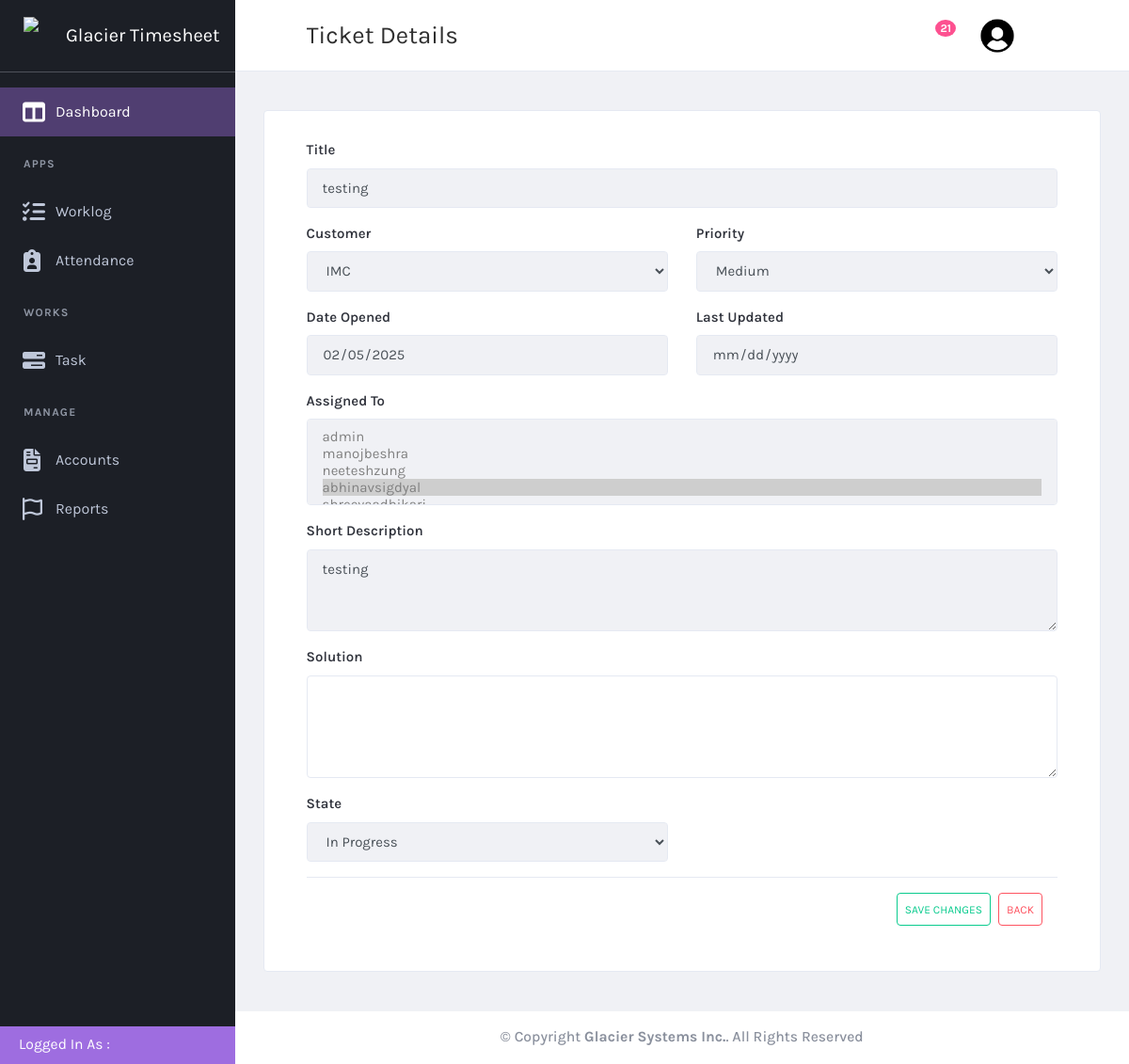
/task/taskdetails/40, run on the app's committed database.
### task/models.py (models this page shows, shortened)
class ticket(models.Model):
    ticket_id = models.CharField(max_length = 200, null = False)
    ticket_title = models.CharField(max_length=200, null=False)
    customer = models.ForeignKey(customer, on_delete=models.CASCADE, null=True)
    ticket_type = models.ForeignKey(ticket_type, on_delete=models.CASCADE, null=True)
    date_opened = models.DateField(null=True)
    priority = models.ForeignKey(priority_type, on_delete=models.CASCADE, null = True)
    assigned_to = models.ManyToManyField(User, related_name="assigned_tickets")  # Allow multiple users
    last_updated = models.DateTimeField(null=True)
    last_updated_by = models.ForeignKey(User, on_delete=models.CASCADE, null = True, related_name="last_updated_by")
    state = models.ForeignKey(state, on_delete=models.CASCADE, null=True)
    short_description = models.CharField(max_length=200, null=True)
    closed_date = models.DateField(null=True)
    solution = models.TextField(max_length=500, default="")

class priority_type(models.Model):
   priority_name = models.CharField(max_length=100)

class state(models.Model):
   state_name = models.CharField(max_length=100, null = True)

### customer/models.py (models this page shows, shortened)
class customer(models.Model):
  name = models.CharField(max_length=100, null = True)
  city = models.CharField(max_length=100, null = True)
  state = models.CharField(max_length=100, null = True)
  zipcode = models.CharField(max_length=100, null = True)
  street1 = models.CharField(max_length=100, null = True)
  street2 = models.CharField(max_length=100, null = True)
  phone = models.CharField(max_length=100, null = True)
  contract_hr = models.IntegerField(null = True)
  create_date = models.DateField(null = True)
  status = models.ForeignKey(customer_status, on_delete= models.SET_NULL, null=True)

### task/views.py (the view)
# urls.py: path('taskdetails/<int:ticket_id>',views.taskdetails, name='taskdetails'),
def taskdetails(request, ticket_id):
    ticket_instance = get_object_or_404(ticket, pk=ticket_id)
    if request.method == 'POST':
        form = TicketForm(request.POST, instance=ticket_instance)
        if form.is_valid():
            form.save()
            form.instance.assigned_to.set(request.POST.getlist('assigned_to'))  # Handle ManyToManyField
            return redirect('task')
    else:
        form = TicketForm(instance=ticket_instance)
    users = User.objects.all()
    customers = customer.objects.all()
    priority_types = priority_type.objects.all()
    states = state.objects.all()
    task_types = ticket_type.objects.all()
    return render(request, 'taskdetails.html', {
        'form': form,
        'users': users,
        'ticket': ticket_instance,
        'customers': customers,
        'priority_types': priority_types,
        'states': states,
        'task_types': task_types
    })

### task/forms.py
class TicketForm(forms.ModelForm):
    assigned_to = forms.ModelMultipleChoiceField(
        queryset=User.objects.all(),
        widget=forms.SelectMultiple(attrs={'class': 'form-control'}),
        required=False
    )
    class Meta:
        model = ticket
        fields = [
            "ticket_title",
            "customer",
            "ticket_type",
            "date_opened",
            "priority",
            "assigned_to",
            "last_updated",
            "state",
            "short_description",
            "solution",
        ]
        widgets = {
            'date_opened': forms.DateInput(attrs={'type': 'date'}),
            'last_updated': forms.DateInput(attrs={'type': 'date'}),
        }

### task/templates/taskdetails.html (shortened to what this page needs)
{% extends "base.html" %}
{% load static %}
{% block page-title %}Ticket Details{% endblock page-title %}
{% block content %}
    <div class="content-wrapper">
        <div class="content">
            <div class="card card-default">
                <div class="card-header">
                    <form class="form-group col-12" method="POST" action="{% url 'taskdetails' ticket.id %}">
                        <div class="row">
                            <div class="form-group col-12">
                                <label for="ticket_title">Title</label>
                                <input type="text" class="form-control" id="ticketname" name="ticket_title"
                                       value="{{ ticket.ticket_title }}" {% if not request.user.is_superuser %}readonly{% endif %} >
                            </div>
                            <div class="form-group col-6">
                                <label for="customer">Customer</label>
                                <select class="form-control" id="customer" name="customer" {% if not request.user.is_superuser %}disabled{% endif %}>
                                    {% for i in customers %}
                                    <option value="{{ i.id }}" {% if i.id == ticket.customer_id %}selected{% endif %}>
                                        {{ i.name }}
                                    </option>
                                    {% endfor %}
                                </select>
                            </div>
                            <div class="form-group col-6">
                                <label for="priority">Priority</label>
                                <select class="form-control" id="prioritylist" name="priority" {% if not request.user.is_superuser %}disabled{% endif %}>
                                    {% for i in priority_types %}
                                    <option value="{{ i.id }}" {% if i.id == ticket.priority_id %}selected{% endif %} >
                                        {{ i.priority_name }}
                                    </option>
                                    {% endfor %}
                                </select>
                            </div>
                            <div class="form-group col-6">
                                <label for="date_opened">Date Opened</label>
                                <input type="date" class="form-control" id="date_opened" name="date_opened"
                                       value="{{ ticket.date_opened|date:'Y-m-d' }}" readonly>
                            </div>
                            <div class="form-group col-6">
                                <label for="last_updated">Last Updated</label>
                                <input type="date" class="form-control" id="last_updated" name="last_updated"
                                       value="{{ ticket.last_updated|date:'Y-m-d' }}" {% if not request.user.is_superuser %}readonly{% endif %}>
                            </div>
                            <div class="form-group col-12">
                                <label for="assigned_to">Assigned To</label>
                                <select class="js-example-basic-multiple form-control" id="assigned_to" name="assigned_to" style="width: 100%; " multiple {% if not request.user.is_superuser %}disabled{% endif %} >
                                    {% for i in users %}
                                    <option value="{{ i.id }}" {% if i in ticket.assigned_to.all %}selected{% endif %}>
                                        {{ i.username }}
                                    </option>
                                    {% endfor %}
                                </select>
                            </div>
                            <div class="form-group col-12">
                                <label for="short_description">Short Description</label>
                                <textarea class="form-control" id="short_description" name="short_description" rows="3"
                                {% if not request.user.is_superuser %}readonly{% endif %}>{{ ticket.short_description }}</textarea>
                            </div>
                            <div class="form-group col-12">
                                <label for="solution">Solution</label>
                                <textarea class="form-control" id="solution" name="solution" rows="4">{{ ticket.solution }}</textarea>
                            </div>
                            <div class="form-group col-6">
                                <label for="statelist">State</label>
                                <select class="form-control" id="statelist" name="state" {% if not request.user.is_superuser %}disabled{% endif %} >
                                    {% for i in states %}
                                    <option value="{{ i.id }}" {% if i.id == ticket.state_id %}selected{% endif %}>
                                        {{ i.state_name }}
                                    </option>
                                    {% endfor %}
                                </select>
                            </div>
                        </div>
                        <div class="modal-footer">
                            <button type="submit" class="btn btn-outline-success small-btn">Save Changes</button>
                            <a href="{% url 'task' %}" class="btn btn-outline-danger small-btn d-flex justify-content-center align-items-center text-center">
                                Back
                            </a>
                        </div>
                    </form>
                </div>
            </div>
        </div>
    </div>
{% endblock  %}

### data on the page
ticket: ticket_title "testing", customer "IMC", priority "Medium", date_opened "02/05/2025", assigned_to "admin / manojbeshra / neeteshzung / abhinavsigdyal ☑", short_description "testing", state "In Progress"
